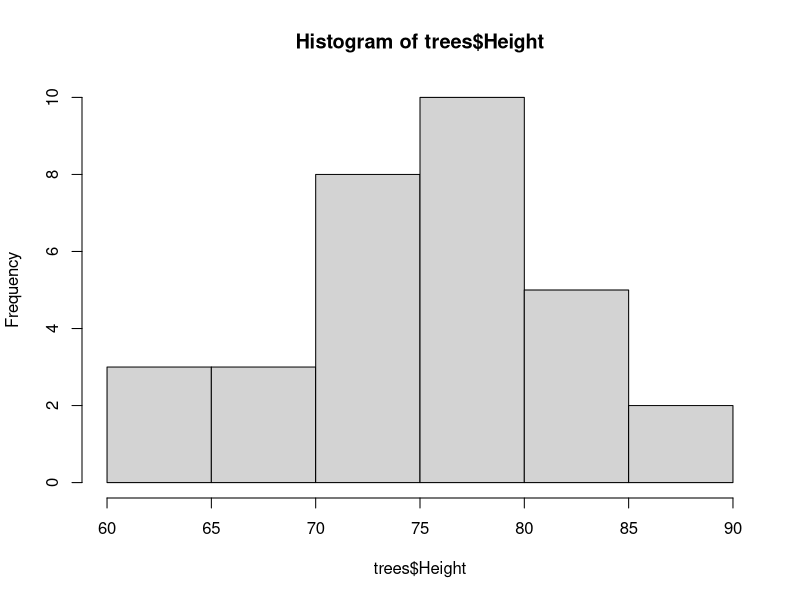
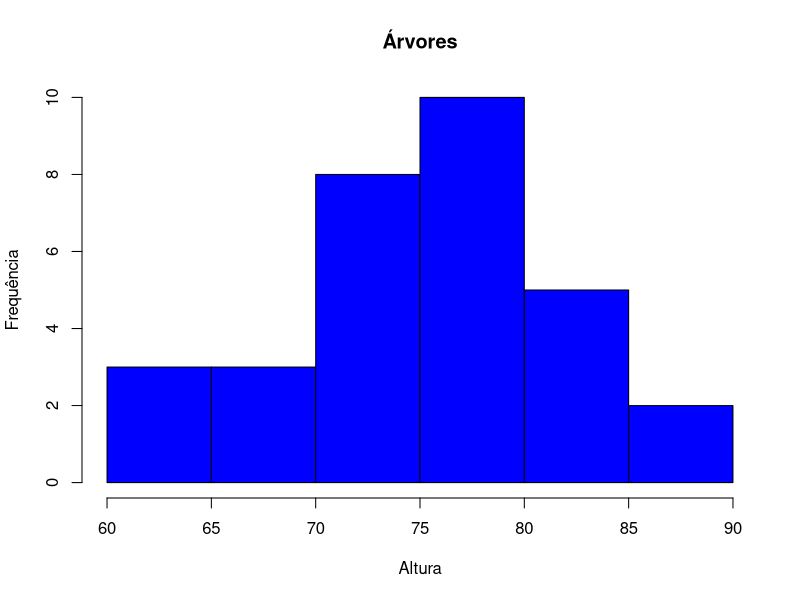
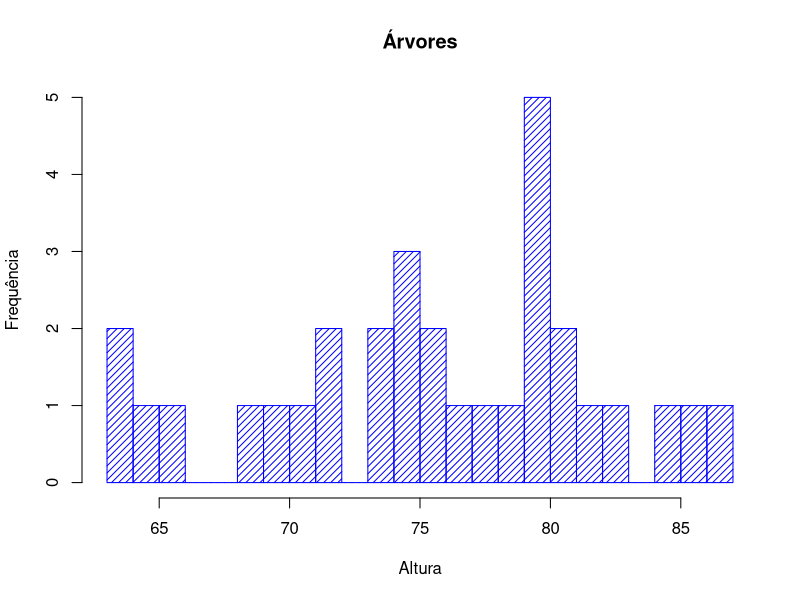
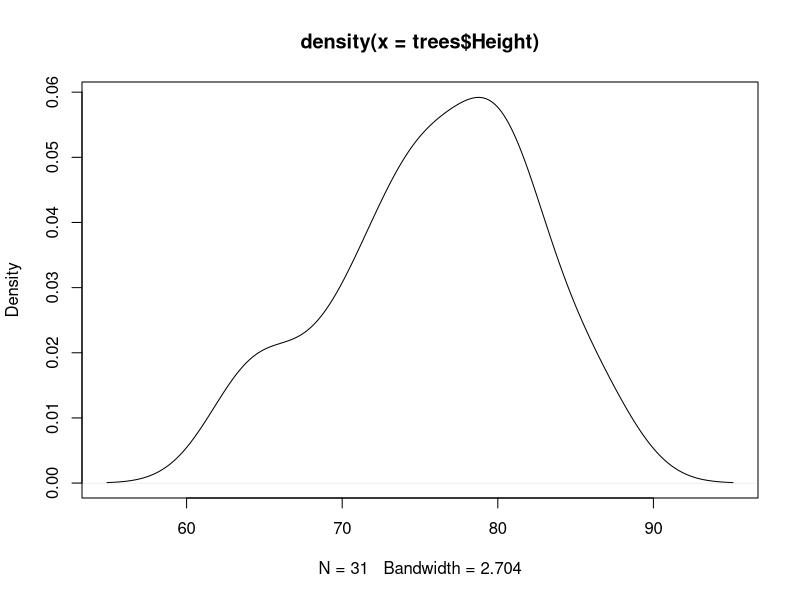
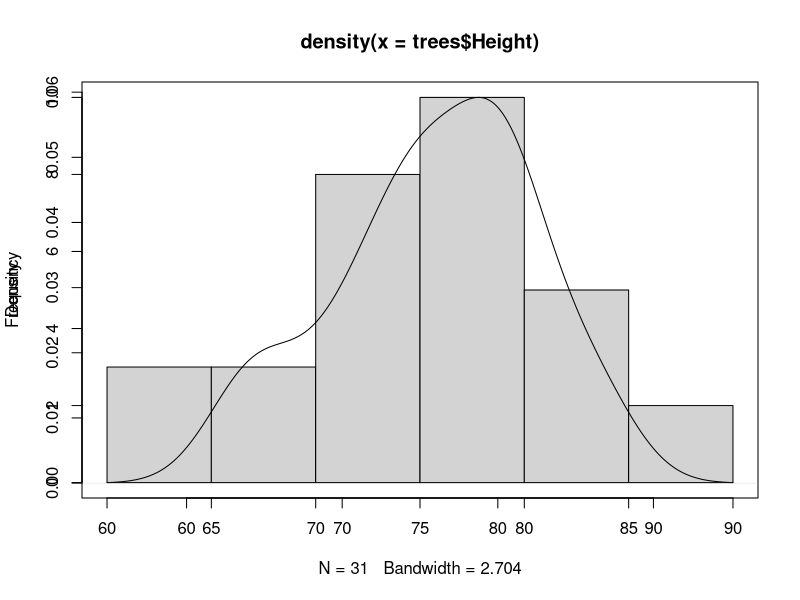
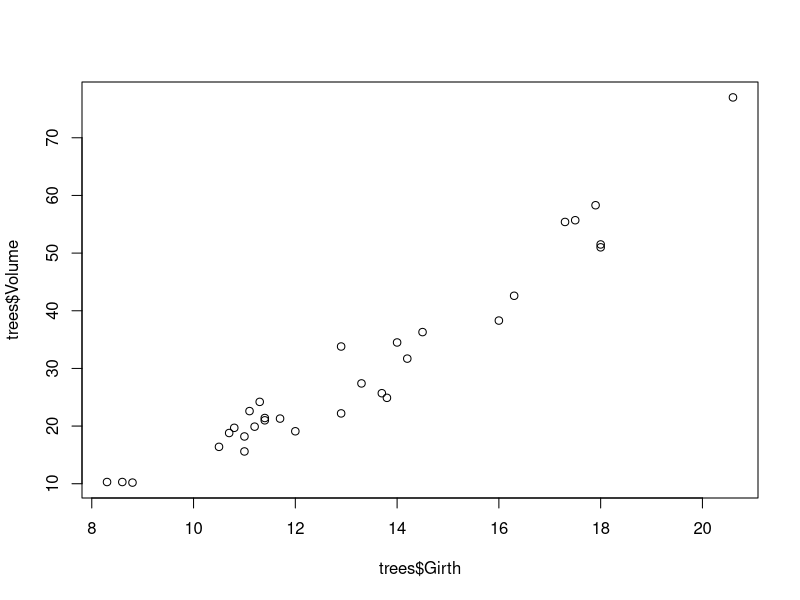
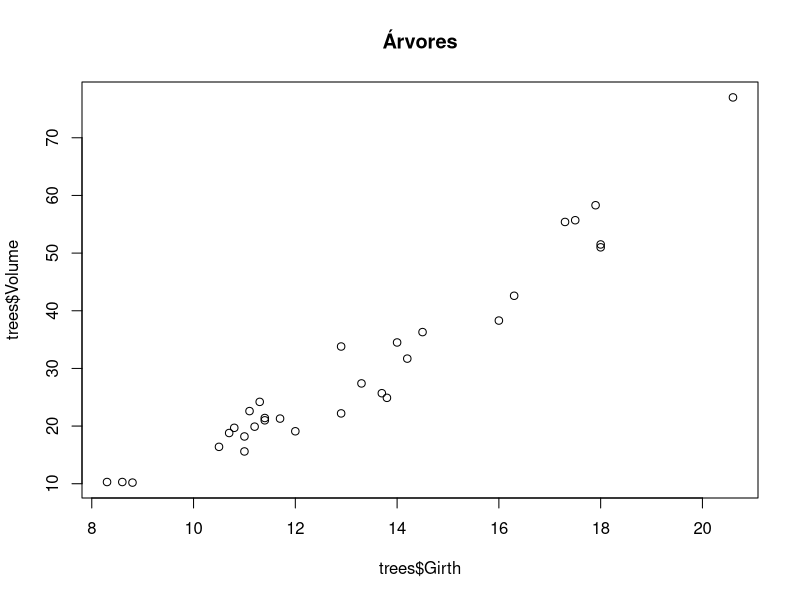
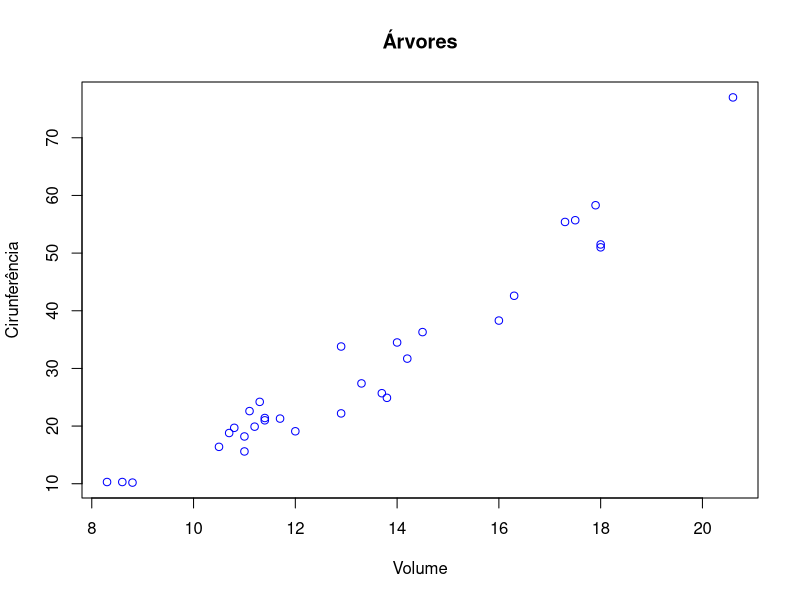

Source code (R) for these figures, in order:
#Formaco Cientista de Dados - Fernando Amaral

hist( trees$Height   )
hist( trees$Height,  main="Árvores", ylab="Frequência",xlab="Altura", col="blue")
hist( trees$Height,  main="Árvores", ylab="Frequência",xlab="Altura", col="blue",
      density=20, breaks=20    )

densidade = density(trees$Height)
plot(densidade)

hist(trees$Height, main=NULL, xlab=NULL)
par(new=TRUE)
plot(densidade)

plot(trees$Girth, trees$Volume)
plot(trees$Girth, trees$Volume, main="Árvores")
plot(trees$Girth, trees$Volume, ylab="Cirunferência", xlab="Volume", col="blue", main="Árvores")
plot(trees$Girth, trees$Volume, ylab="Cirunferência", xlab="Volume", col="blue", main="Árvores", pch=20)

plot(trees$Girth, trees$Volume, ylab="Cirunferência", xlab="Volume", col="blue", main="Árovres", pch=20, type="l")

plot(jitter(trees$Girth), trees$Volume, ylab="Cirunferência", xlab="Volume", col="blue", main="Árvores")

plot(CO2$conc, CO2$uptake,pch=20)
plot(CO2$conc, CO2$uptake,pch=20, col= CO2$Treatment)

legend("bottomright",legend=c("nonchilled","chilled"),cex=1, fill=c("black","red")) 

plot(trees)

split.screen(figs=c(2,2))

screen(1)
plot(trees$Girth, trees$Volume)
screen(2)
plot(trees$Girth, trees$ Height)
screen(3)
plot(trees$ Height, trees$Volume)
screen(4)
hist(trees$Volume)
close.screen(all=TRUE)
